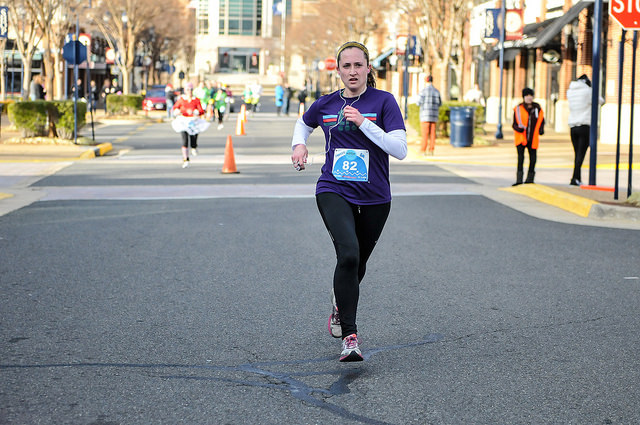
#> input picture photos/Frosty5k/1.jpg, 640 x 425 px
$ jupyter execute bodydetector.ipynb
#> lines starting #> are read from the running program, lines starting #| are printed output that depends on the picture
[cell 1]
import os

import cv2
import numpy as np

[cell 2]
def findfaces(image):
    cascPath = os.path.join("haarcascades", "haarcascade_frontalface_default.xml")

    # Create the haar cascade
    faceCascade = cv2.CascadeClassifier(cascPath)

    # Read the image
    height, width, depth = image.shape
    scale = 1
    if (width > 1024):
        scale = 1024.0 / width
        image = cv2.resize(image, None, fx=scale, fy=scale)
    gray = cv2.cvtColor(image, cv2.COLOR_BGR2GRAY)

    # Detect faces in the image
    faces = faceCascade.detectMultiScale(
        gray,
        scaleFactor=1.05,
        minNeighbors=5,
        minSize=(30, 30),
    )

    return [scale_rect(face, 1 / scale) for face in faces]

[cell 3]
def scale_rect(rect, scale):
    return [int(value*scale) for value in rect]

[cell 4]
def findbodies(image, faces):
    bodies = np.zeros_like(faces)
    bodiesindex = 0

    # for each face, draw a body
    for (x, y, facewidth, faceheight) in faces:
        # 3*faceheight, 7/3 * facewidth, .5*faceheight below the face.
        bodyheight = 3 * faceheight
        bodywidth = 7 / 3 * facewidth
        y_body = y + faceheight + .5 * faceheight
        x_body = x + .5 * facewidth - .5 * bodywidth

        bodies[bodiesindex] = (x_body, y_body, bodywidth, bodyheight)
        bodiesindex = bodiesindex + 1

    return bodies

[cell 5]
def getbodyboxes(image):
    # in: numpy image
    # out: list [(x,y,width,height)]

    faces = findfaces(image)

    bodyrectangles = findbodies(image, faces)

    return bodyrectangles

[cell 6]
img = cv2.imread('./photos/Frosty5k/1.jpg')
#> img is the input picture: shape (425, 640, 3); mean B, G, R 139.5, 143.4, 144

body = getbodyboxes(img)
#> in findfaces, `gray = cv2.cvtColor(image, cv2.COLOR_BGR2GRAY)`:
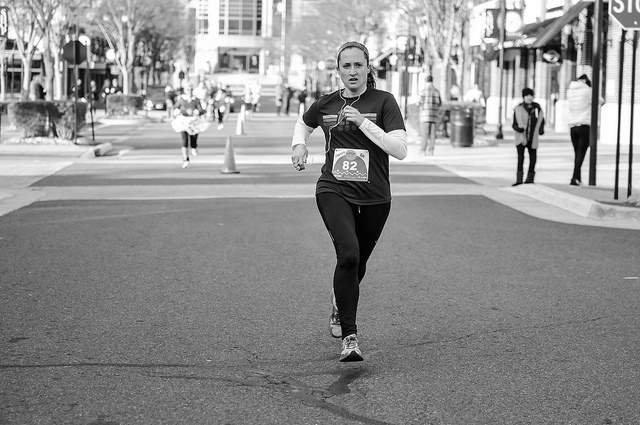
#> gray: shape (425, 640); min 0, max 255, mean 143.1
#> in findfaces, `faces = faceCascade.detectMultiScale( gray, scaleFactor=1.05, minNeigh..`: faces = [[333, 51, 39, 39]]
#> the loop in findbodies, `for (x, y, facewidth, faceheight) in faces:` made 1 pass
#> (x, y, facewidth, faceheight, bodyheight, bodywidth, y_body, x_body) on pass 1: (333, 51, 39, 39, 117, 91, 109.5, 307)
#> after the loop in findbodies, `for (x, y, facewidth, faceheight) in faces:`: bodies = [[307, 109, 91, 117]]; bodiesindex = 1
#> in getbodyboxes, `bodyrectangles = findbodies(image, faces)`: bodyrectangles = [[307, 109, 91, 117]]
#> body = [[307, 109, 91, 117]]
print(body)
#| [[307 109  91 117]]


$ run again, with photos/Frosty5k/2.jpg copied over photos/Frosty5k/1.jpg
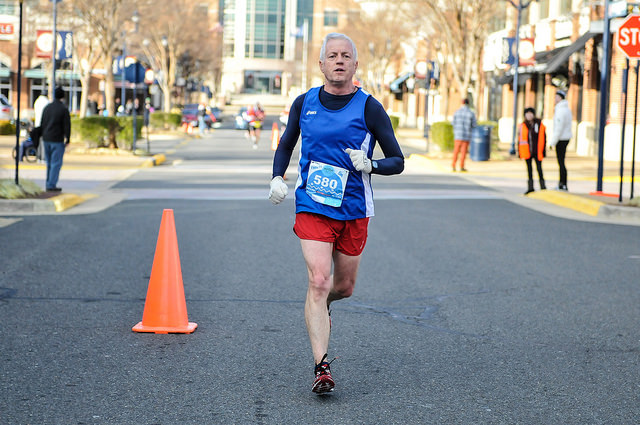
#> input picture photos/Frosty5k/2.jpg, 640 x 425 px
#> img is the input picture: shape (425, 640, 3); mean B, G, R 145.1, 145.4, 144.1
#> in findfaces, `gray = cv2.cvtColor(image, cv2.COLOR_BGR2GRAY)`:
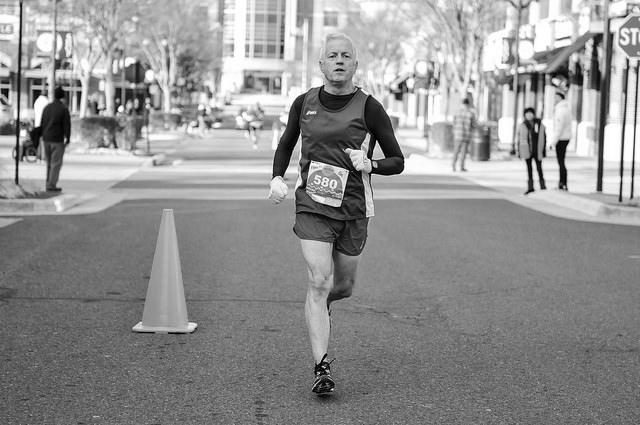
#> gray: shape (425, 640); min 0, max 255, mean 145
#> in findfaces, `faces = faceCascade.detectMultiScale( gray, scaleFactor=1.05, minNeigh..`: faces = [[321, 40, 38, 38], [561, 143, 39, 39]]
#> the loop in findbodies, `for (x, y, facewidth, faceheight) in faces:` made 2 passes
#> (x, y, facewidth, faceheight, bodyheight, bodywidth, y_body, x_body) on passes 1 to 2: (321, 40, 38, 38, 114, 88.67, 97, 295.7), (561, 143, 39, 39, 117, 91, 201.5, 535)
#> after the loop in findbodies, `for (x, y, facewidth, faceheight) in faces:`: bodies = [[295, 97, 88, 114], [535, 201, 91, 117]]; bodiesindex = 2
#> bodyrectangles = [[295, 97, 88, 114], [535, 201, 91, 117]]
#| [[295  97  88 114]
#|  [535 201  91 117]]

$ run again, with photos/Frosty5k/3.jpg copied over photos/Frosty5k/1.jpg
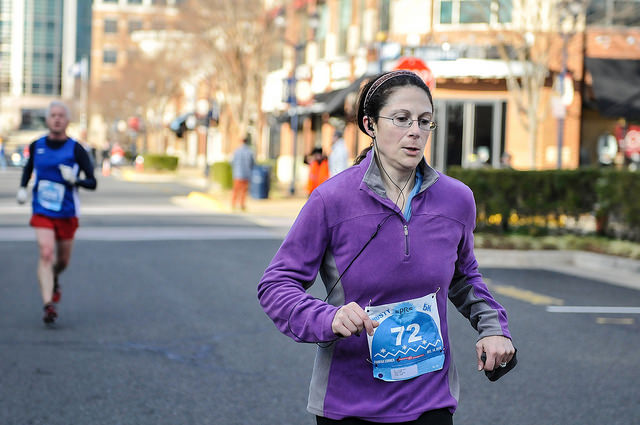
#> input picture photos/Frosty5k/3.jpg, 640 x 425 px
#> img is the input picture: shape (425, 640, 3); mean B, G, R 138, 132.9, 138.9
#> in findfaces, `gray = cv2.cvtColor(image, cv2.COLOR_BGR2GRAY)`:
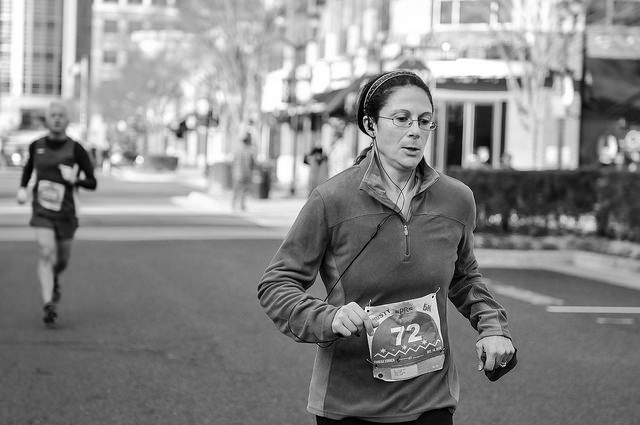
#> gray: shape (425, 640); min 0, max 255, mean 135.3
#> in findfaces, `faces = faceCascade.detectMultiScale( gray, scaleFactor=1.05, minNeigh..`: faces = [[376, 92, 72, 72]]
#> the loop in findbodies, `for (x, y, facewidth, faceheight) in faces:` made 1 pass
#> (x, y, facewidth, faceheight, bodyheight, bodywidth, y_body, x_body) on pass 1: (376, 92, 72, 72, 216, 168, 200, 328)
#> after the loop in findbodies, `for (x, y, facewidth, faceheight) in faces:`: bodies = [[328, 200, 168, 216]]; bodiesindex = 1
#> bodyrectangles = [[328, 200, 168, 216]]
#| [[328 200 168 216]]

$ run again, with photos/Frosty5k/4.jpg copied over photos/Frosty5k/1.jpg
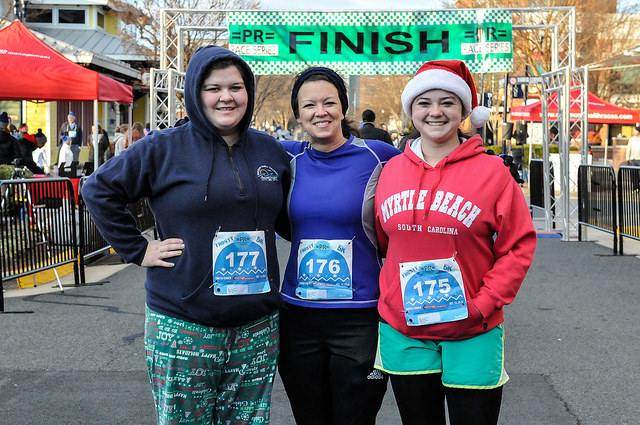
#> input picture photos/Frosty5k/4.jpg, 640 x 425 px
#> img is the input picture: shape (425, 640, 3); mean B, G, R 112, 109.1, 111.4
#> in findfaces, `gray = cv2.cvtColor(image, cv2.COLOR_BGR2GRAY)`:
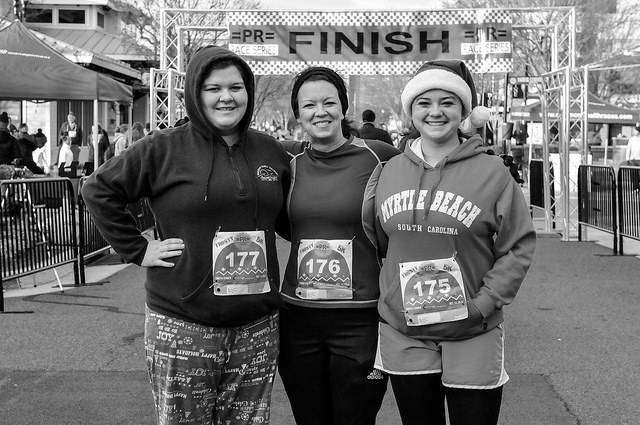
#> gray: shape (425, 640); min 0, max 255, mean 110.1
#> in findfaces, `faces = faceCascade.detectMultiScale( gray, scaleFactor=1.05, minNeigh..`: faces = [[195, 66, 59, 59], [291, 81, 57, 57], [407, 80, 57, 57]]
#> the loop in findbodies, `for (x, y, facewidth, faceheight) in faces:` made 3 passes
#> (x, y, facewidth, faceheight, bodyheight, bodywidth, y_body, x_body) on passes 1 to 3: (195, 66, 59, 59, 177, 137.7, 154.5, 155.7), (291, 81, 57, 57, 171, 133, 166.5, 253), (407, 80, 57, 57, 171, 133, 165.5, 369)
#> after the loop in findbodies, `for (x, y, facewidth, faceheight) in faces:`: bodies = [[155, 154, 137, 177], [253, 166, 133, 171], [369, 165, 133, 171]]; bodiesindex = 3
#> bodyrectangles has the same summary as bodies in findbodies
#> body has the same summary as bodies in findbodies
#| [[155 154 137 177]
#|  [253 166 133 171]
#|  [369 165 133 171]]
